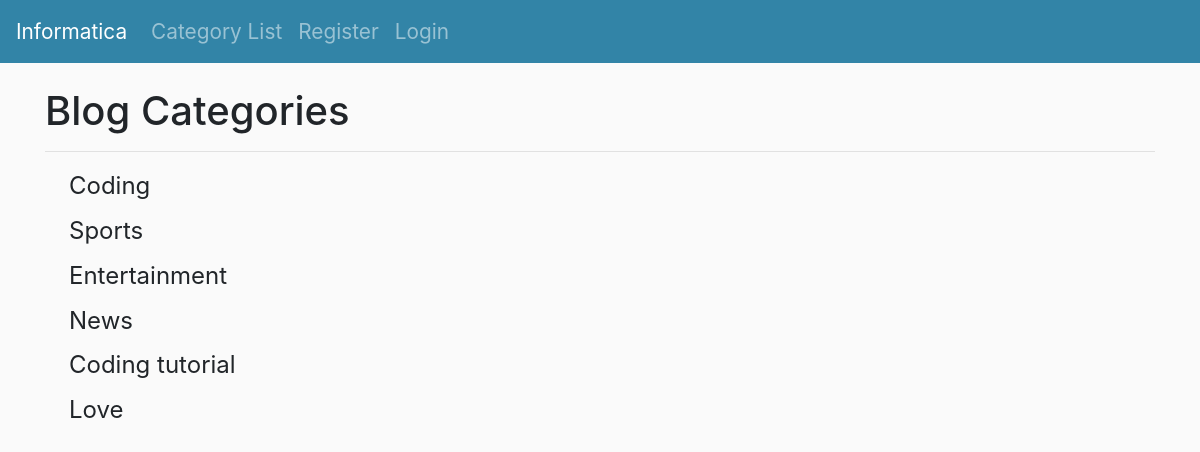
The page /category_list/ on the database its author committed.
### theblog/models.py (models this page shows, shortened)
class Category(models.Model):
    name = models.CharField(max_length=255)
    def __str__(self):
        return self.name

### theblog/views.py (the view)
# urls.py: path('category_list/',CategoryListView,name='category_list'),
def CategoryListView(request):
    cat_menu_list = Category.objects.all()
    return render(request, 'category_list.html',{'cat_menu_list':cat_menu_list})

### theblog/templates/category_list.html (shortened to what this page needs)
{% extends "base.html" %}
{% block content %}
<h1>Blog Categories</h1><hr>
{% for item in cat_menu_list  %}
<h4><a class="dropdown-item" href="{% url 'category' item|slugify %}">{{item|capfirst}}</a></h4>
{% endfor %}
{% endblock content %}

### theblog/static/css/core3.css (style rules this page uses)
body { background-color: hsl(0, 0%, 98%); }

### rows shown on the page
Category: name "Coding"
Category: name "Sports"
Category: name "Entertainment"
Category: name "News"
Category: name "Coding tutorial"
Category: name "Love"
